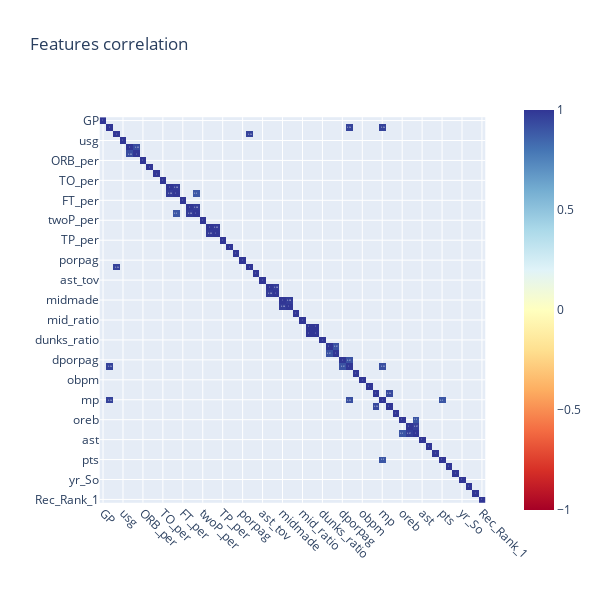

Notebook source saved alongside this figure:
### Markdown cell above
**[5.1] Correlation**

### Code cell
from group_12_krml_adv_mla_2024.data import EDA

eda = EDA.EDA()
eda.correlation(features_train)

### Figure 1 — Plotly figure (JSON) as saved in the notebook; plotly's stock layout.template omitted (floating-point values rounded to 4 significant figures; data arrays with more than 128 entries replaced by an {"elided": "..."} marker saying what was removed)
{"data": [{"coloraxis": "coloraxis", "hovertemplate": "x: %{x}<br>y: %{y}<br>color: %{z}<extra></extra>", "name": "0", "texttemplate": "%{z}", "type": "heatmap", "x": ["GP", "Min_per", "Ortg", "usg", "eFG", "TS_per", "ORB_per", "DRB_per", "AST_per", "TO_per", "FTM", "FTA", "FT_per", "twoPM", "twoPA", "twoP_per", "TPM", "TPA", "TP_per", "blk_per", "stl_per", "porpag", "adjoe", "year", "ast_tov", "rimmade", "rimmade_rimmiss", "midmade", "midmade_midmiss", "rim_ratio", "mid_ratio", "dunksmade", "dunksmiss_dunksmade", "dunks_ratio", "drtg", "adrtg", "dporpag", "stops", "bpm", "obpm", "dbpm", "gbpm", "mp", "ogbpm", "dgbpm", "oreb", "dreb", "treb", "ast", "stl", "blk", "pts", "height", "yr_Jr", "yr_So", "yr_Sr", "Picked_1", "Rec_Rank_1"], "xaxis": "x", "y": ["GP", "Min_per", "Ortg", "usg", "eFG", "TS_per", "ORB_per", "DRB_per", "AST_per", "TO_per", "FTM", "FTA", "FT_per", "twoPM", "twoPA", "twoP_per", "TPM", "TPA", "TP_per", "blk_per", "stl_per", "porpag", "adjoe", "year", "ast_tov", "rimmade", "rimmade_rimmiss", "midmade", "midmade_midmiss", "rim_ratio", "mid_ratio", "dunksmade", "dunksmiss_dunksmade", "dunks_ratio", "drtg", "adrtg", "dporpag", "stops", "bpm", "obpm", "dbpm", "gbpm", "mp", "ogbpm", "dgbpm", "oreb", "dreb", "treb", "ast", "stl", "blk", "pts", "height", "yr_Jr", "yr_So", "yr_Sr", "Picked_1", "Rec_Rank_1"], "yaxis": "y", "z": {"elided": "58x58 float values"}}], "layout": {"coloraxis": {"cmax": 1, "cmin": -1, "colorscale": [[0, "rgb(165,0,38)"], [0.1, "rgb(215,48,39)"], [0.2, "rgb(244,109,67)"], [0.3, "rgb(253,174,97)"], [0.4, "rgb(254,224,144)"], [0.5, "rgb(255,255,191)"], [0.6, "rgb(224,243,248)"], [0.7, "rgb(171,217,233)"], [0.8, "rgb(116,173,209)"], [0.9, "rgb(69,117,180)"], [1, "rgb(49,54,149)"]]}, "height": 600, "title": {"text": "Features correlation"}, "width": 600, "xaxis": {"anchor": "y", "autorange": true, "constrain": "domain", "domain": [0, 1], "range": [-0.5, 57.5], "scaleanchor": "y", "tickangle": 45, "type": "category"}, "yaxis": {"anchor": "x", "autorange": true, "constrain": "domain", "domain": [0.04101, 0.959], "range": [57.5, -0.5], "type": "category"}}}
